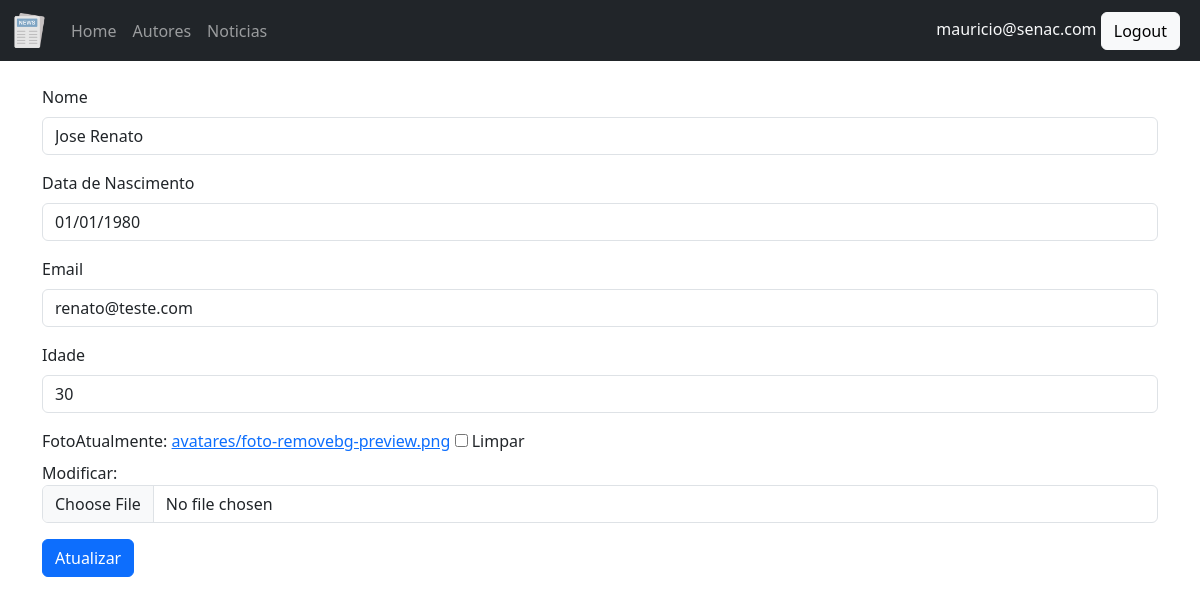
The app's page /noticias/autor/atualizar/6 (signed in) with its own data.
### noticia/models.py (models this page shows, shortened)
class Autor(models.Model):
    nome = models.CharField("Nome", max_length=200)
    data_nascimento = models.DateField("Data de Nascimento", default="1980-01-01")
    email = models.EmailField("Email")
    idade = models.PositiveSmallIntegerField("Idade")
    avatar = models.ImageField("Foto", upload_to='avatares', blank=True, null=True)
    class Meta:
        verbose_name = "Escritor"
        verbose_name_plural = "Escritores"
        permissions  = [
            ("pode_publicar", "Pode publicar uma noticia"),
        ]

### noticia/views.py (the view, shortened to what this page needs)
# urls.py: path('autor/atualizar/<int:id>', AutorUpdateView.as_view(), name='atualizar-autor'),
class AutorUpdateView(LoginRequiredMixin, PermissionRequiredMixin, UpdateView):
    model=Autor
    template_name='autor/atualizar.html'
    form_class=AutorForm
    pk_url_kwarg='id'
    permission_required = 'noticia.change_autor'

### noticia/forms.py (shortened to what this page needs)
class AutorForm(ModelForm):
    class Meta:
        model=Autor
        fields='__all__'

### templates/autor/atualizar.html (shortened to what this page needs)
{% extends "base.html" %}
{% load bootstrap5 %}
{% block content %}
    <form method="post" enctype="multipart/form-data">
      {% bootstrap_form form %}
      <button class="btn btn-primary" type="submit">Atualizar</button>
    </form>
    {% endblock %}

### templates/base.html (shortened to what this page needs)
{% load static bootstrap5 %}
<!DOCTYPE html>
<html lang="en">
<head>
    <link href="https://cdn.jsdelivr.net/npm/bootstrap@5.3.2/dist/css/bootstrap.min.css" rel="stylesheet"
>
</head>
<body>
    <nav class="navbar navbar-expand-md navbar-dark bg-dark mb-4">
        <div class="container-fluid">
            <a class="navbar-brand" href="#"><img src="{% static 'img/noticia.png' %}" alt="" width="35"></a>
            <div class="collapse navbar-collapse" id="navbarCollapse">
                <ul class="navbar-nav me-auto mb-2 mb-md-0">
                    <li class="nav-item">
                        <a class="nav-link" aria-current="page" href="{% url 'home' %}">Home</a>
                    </li>
                    <li class="nav-item">
                        <a class="nav-link" href="{% url 'listar-autor' %}">Autores</a>
                    </li>
                    <li class="nav-item">
                        <a class="nav-link" href="{% url 'listar-noticia' %}">Noticias</a>
                    </li>
                </ul>
                <div class="text-end">
                    {% if user.is_authenticated %}
                    <span class="text-light">{{ user.email }}</span>
                    <a href="{% url 'logout' %}" class="btn btn-light me-2">Logout</a>
                    {% else %}
                    <a href="{% url 'login' %}" class="btn btn-outline-light me-2">Login</a>
                    <a href="{% url 'registration' %}" class="btn btn-primary me-2">Cadastro</a>
                    {% endif %}
                </div>
            </div>
        </div>
    </nav>
    <main class="container">
        {% block content  %}{% endblock%}
    </main>
</body>
</html>

### records on screen
Autor: nome "Jose Renato", data_nascimento "01/01/1980", email "renato@teste.com", idade "30"

### other values on screen
{{ user.email }} "mauricio@senac.com"
